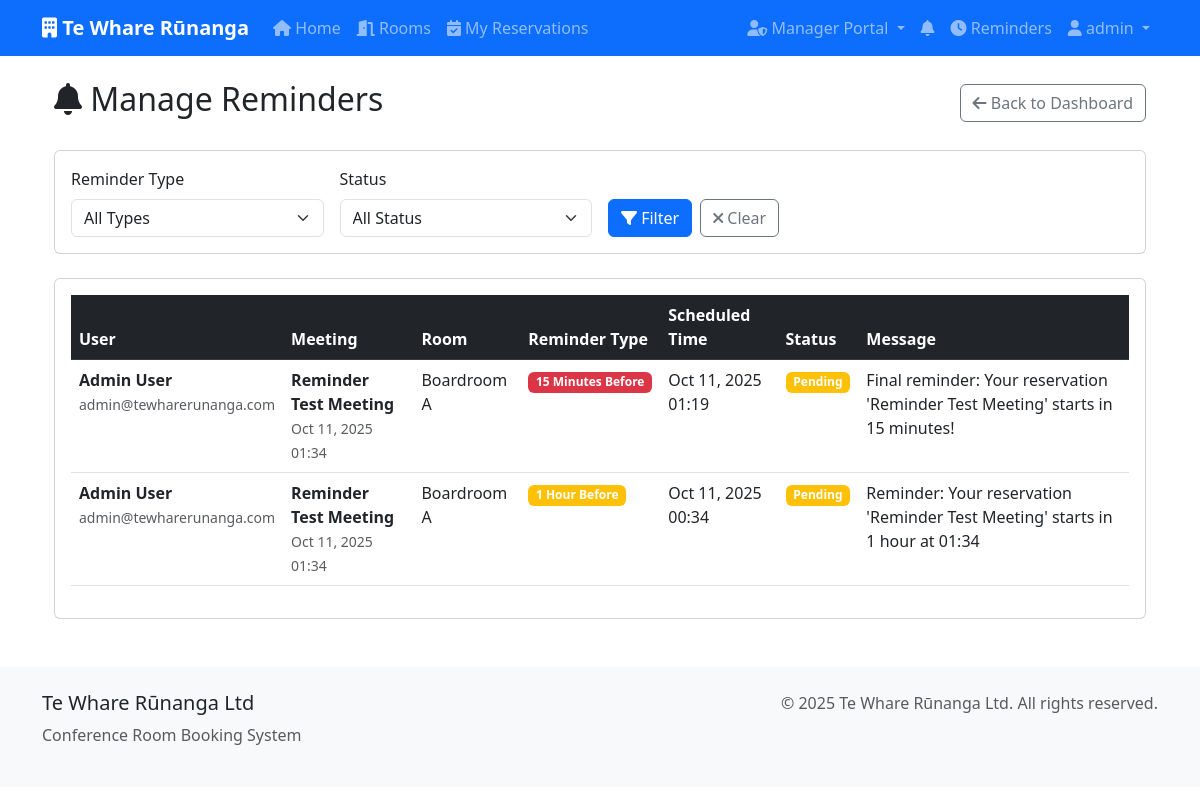
The app's page /manager/reminders/ (signed in) with its own data.
### bookings/models.py (models this page shows, shortened)
class Reminder(models.Model):
    REMINDER_TYPES = [
        ('24h', '24 Hours Before'),
        ('1h', '1 Hour Before'),
        ('15m', '15 Minutes Before'),
        ('email', 'Email Reminder'),
    ]
    reservation = models.ForeignKey(Reservation, on_delete=models.CASCADE, related_name='reminders')
    reminder_time = models.DateTimeField()
    reminder_type = models.CharField(max_length=10, choices=REMINDER_TYPES)
    message = models.TextField()
    is_sent = models.BooleanField(default=False)
    sent_at = models.DateTimeField(null=True, blank=True)
    created_at = models.DateTimeField(auto_now_add=True)
    class Meta:
        ordering = ['reminder_time']

class Reservation(models.Model):
    STATUS_CHOICES = [
        ('pending', 'Pending'),
        ('confirmed', 'Confirmed'),
        ('cancelled', 'Cancelled'),
        ('completed', 'Completed'),
    ]
    room = models.ForeignKey(Room, on_delete=models.CASCADE, related_name='reservations')
    user = models.ForeignKey(User, on_delete=models.CASCADE, related_name='reservations')
    title = models.CharField(max_length=200)
    description = models.TextField(blank=True)
    start_time = models.DateTimeField()
    end_time = models.DateTimeField()
    status = models.CharField(max_length=20, choices=STATUS_CHOICES, default='pending')
    created_at = models.DateTimeField(auto_now_add=True)
    updated_at = models.DateTimeField(auto_now=True)
    created_by_admin = models.BooleanField(default=False)
    class Meta:
        ordering = ['start_time']

class Room(models.Model):
    name = models.CharField(max_length=100, unique=True)
    capacity = models.PositiveIntegerField()
    description = models.TextField(blank=True)
    location = models.CharField(max_length=200)
    amenities = models.TextField(blank=True)
    is_active = models.BooleanField(default=True)
    created_at = models.DateTimeField(auto_now_add=True)
    updated_at = models.DateTimeField(auto_now=True)
    class Meta:
        ordering = ['name']

### bookings/reminder_views.py (the view)
# urls.py: path('manager/reminders/', reminder_views.admin_reminder_manage, name='admin_reminder_manage'),
@login_required
def admin_reminder_manage(request):
    try:
        if not hasattr(request.user, 'profile') or not request.user.profile.is_admin:
            messages.error(request, 'You do not have permission to access this page.')
            return redirect('home')
        reminders = Reminder.objects.all().order_by('-reminder_time')
        reminder_type = request.GET.get('type')
        if reminder_type:
            reminders = reminders.filter(reminder_type=reminder_type)
        is_sent = request.GET.get('sent')
        if is_sent == 'true':
            reminders = reminders.filter(is_sent=True)
        elif is_sent == 'false':
            reminders = reminders.filter(is_sent=False)
        paginator = Paginator(reminders, 20)
        page_number = request.GET.get('page')
        page_obj = paginator.get_page(page_number)
        context = {
            'page_obj': page_obj,
            'reminders': page_obj,
            'reminder_types': Reminder.REMINDER_TYPES,
        }
        return render(request, 'bookings/admin_reminder_manage.html', context)
    except Exception as e:
        import logging
        logger = logging.getLogger(__name__)
        logger.error(f"Error in admin_reminder_manage view: {e}")
        from django.http import HttpResponse
        return HttpResponse(f"Error loading admin reminders: {str(e)}")

### bookings/context_processors.py (called while the page is built)
def notification_count(request):
    if request.user.is_authenticated:
        unread_count = Notification.objects.filter(
            user=request.user,
            is_read=False
        ).count()
        return {'unread_notifications_count': unread_count}
    return {'unread_notifications_count': 0}

### templates/bookings/admin_reminder_manage.html (shortened to what this page needs)
{% extends 'bookings/base.html' %}
{% load static %}
{% block content %}
<div class="container mt-4">
    <div class="row">
        <div class="col-md-12">
            <div class="d-flex justify-content-between align-items-center mb-4">
                <h2><i class="fas fa-bell"></i> Manage Reminders</h2>
                <div>
                    <a href="{% url 'admin_dashboard' %}" class="btn btn-outline-secondary">
                        <i class="fas fa-arrow-left"></i> Back to Dashboard
                    </a>
                </div>
            </div>
            <div class="card mb-4">
                <div class="card-body">
                    <form method="get" class="row g-3">
                        <div class="col-md-3">
                            <label for="type" class="form-label">Reminder Type</label>
                            <select name="type" id="type" class="form-select">
                                <option value="">All Types</option>
                            </select>
                        </div>
                        <div class="col-md-3">
                            <label for="sent" class="form-label">Status</label>
                            <select name="sent" id="sent" class="form-select">
                                <option value="">All Status</option>
                            </select>
                        </div>
                        <div class="col-md-3 d-flex align-items-end">
                            <button type="submit" class="btn btn-primary me-2">
                                <i class="fas fa-filter"></i> Filter
                            </button>
                            <a href="{% url 'admin_reminder_manage' %}" class="btn btn-outline-secondary">
                                <i class="fas fa-times"></i> Clear
                            </a>
                        </div>
                    </form>
                </div>
            </div>
            {% if reminders %}
                <div class="card">
                    <div class="card-body">
                        <div class="table-responsive">
                            <table class="table table-hover">
                                <thead class="table-dark">
                                    <tr>
                                        <th>User</th>
                                        <th>Meeting</th>
                                        <th>Room</th>
                                        <th>Reminder Type</th>
                                        <th>Scheduled Time</th>
                                        <th>Status</th>
                                        <th>Message</th>
                                    </tr>
                                </thead>
                                <tbody>
                                    {% for reminder in reminders %}
                                        <tr>
                                            <td>
                                                <strong>{{ reminder.reservation.user.get_full_name|default:reminder.reservation.user.username }}</strong><br>
                                                <small class="text-muted">{{ reminder.reservation.user.email }}</small>
                                            </td>
                                            <td>
                                                <strong>{{ reminder.reservation.title }}</strong><br>
                                                <small class="text-muted">{{ reminder.reservation.start_time|date:"M d, Y H:i" }}</small>
                                            </td>
                                            <td>{{ reminder.reservation.room.name }}</td>
                                            <td>
                                                <span class="badge
                                                    {% if reminder.reminder_type == '24h' %}bg-info
                                                    {% elif reminder.reminder_type == '1h' %}bg-warning
                                                    {% elif reminder.reminder_type == '15m' %}bg-danger
                                                    {% else %}bg-secondary{% endif %}">
                                                    {{ reminder.get_reminder_type_display }}
                                                </span>
                                            </td>
                                            <td>
                                                {{ reminder.reminder_time|date:"M d, Y H:i" }}
                                            </td>
                                            <td>
                                                {% if reminder.is_sent %}
                                                    <span class="badge bg-success">Sent</span>
                                                {% else %}
                                                    <span class="badge bg-warning">Pending</span>
                                                {% endif %}
                                            </td>
                                            <td>{{ reminder.message }}</td>
                                        </tr>
                                    {% endfor %}
                                </tbody>
                            </table>
                        </div>
                    </div>
                </div>
            {% else %}
                <div class="alert alert-info text-center">
                    <i class="fas fa-info-circle fa-2x mb-3"></i>
                    <h4>No Reminders Found</h4>
                    <p>No reminders match your current filter criteria.</p>
                </div>
            {% endif %}
        </div>
    </div>
</div>
{% endblock %}

### templates/bookings/base.html (shortened to what this page needs)
<!DOCTYPE html>
<html lang="en">
<head>
    <link href="https://cdn.jsdelivr.net/npm/bootstrap@5.3.0/dist/css/bootstrap.min.css" rel="stylesheet">
    <link href="https://cdnjs.cloudflare.com/ajax/libs/font-awesome/6.0.0/css/all.min.css" rel="stylesheet">
</head>
<body>
    <nav class="navbar navbar-expand-lg navbar-dark bg-primary">
        <div class="container">
            <a class="navbar-brand" href="{% url 'home' %}">
                <i class="fas fa-building"></i> Te Whare Rūnanga
            </a>
            <div class="collapse navbar-collapse" id="navbarNav">
                <ul class="navbar-nav me-auto">
                    <li class="nav-item">
                        <a class="nav-link" href="{% url 'home' %}">
                            <i class="fas fa-home"></i> Home
                        </a>
                    </li>
                    <li class="nav-item">
                        <a class="nav-link" href="{% url 'room_list' %}">
                            <i class="fas fa-door-open"></i> Rooms
                        </a>
                    </li>
                    {% if user.is_authenticated %}
                    <li class="nav-item">
                        <a class="nav-link" href="{% url 'reservation_list' %}">
                            <i class="fas fa-calendar-check"></i> My Reservations
                        </a>
                    </li>
                    {% endif %}
                </ul>
                <ul class="navbar-nav">
                    {% if user.is_authenticated %}
                        {% if user.profile.is_admin %}
                        <li class="nav-item dropdown">
                            <a class="nav-link dropdown-toggle" href="#" id="adminDropdown" role="button" data-bs-toggle="dropdown">
                                <i class="fas fa-user-shield"></i> Manager Portal
                            </a>
                        </li>
                        {% endif %}
                        <li class="nav-item">
                            <a class="nav-link notification-badge" href="{% url 'notifications' %}">
                                <i class="fas fa-bell"></i>
                            </a>
                        </li>
                        <li class="nav-item">
                            <a class="nav-link" href="{% url 'reminder_list' %}">
                                <i class="fas fa-clock"></i> Reminders
                            </a>
                        </li>
                        <li class="nav-item dropdown">
                            <a class="nav-link dropdown-toggle" href="#" id="userDropdown" role="button" data-bs-toggle="dropdown">
                                <i class="fas fa-user"></i> {{ user.username }}
                            </a>
                        </li>
                    {% endif %}
                </ul>
            </div>
        </div>
    </nav>
    <main class="container mt-4">
        {% block content %}{% endblock %}
    </main>
    <footer class="footer mt-5 py-4">
        <div class="container">
            <div class="row">
                <div class="col-md-6">
                    <h5>Te Whare Rūnanga Ltd</h5>
                    <p class="text-muted">Conference Room Booking System</p>
                </div>
                <div class="col-md-6 text-md-end">
                    <p class="text-muted">&copy; 2025 Te Whare Rūnanga Ltd. All rights reserved.</p>
                </div>
            </div>
        </div>
    </footer>
</body>
</html>

### templates/bookings/base.html (style rules this page uses)
.navbar-brand { font-weight: bold; }
.card { transition: transform 0.2s; }
.footer { background-color: #f8f9fa; margin-top: 50px; }
.notification-badge { position: relative; }

### records on screen
Reminder: reservation.user.get_full_name "Admin User", reservation.user.email "admin@tewharerunanga.com", reservation "Reminder Test Meeting", reservation.start_time "Oct 11, 2025 01:34", reservation.room.name "Boardroom A", reminder_type "15 Minutes Before", reminder_time "Oct 11, 2025 01:19", is_sent "Pending", message "Final reminder: Your reservation 'Reminder Test Meeting' starts in 15 minutes!"
Reminder: reservation.user.get_full_name "Admin User", reservation.user.email "admin@tewharerunanga.com", reservation "Reminder Test Meeting", reservation.start_time "Oct 11, 2025 01:34", reservation.room.name "Boardroom A", reminder_type "1 Hour Before", reminder_time "Oct 11, 2025 00:34", is_sent "Pending", message "Reminder: Your reservation 'Reminder Test Meeting' starts in 1 hour at 01:34"

### other values on screen
{{ user.username }} "admin"
